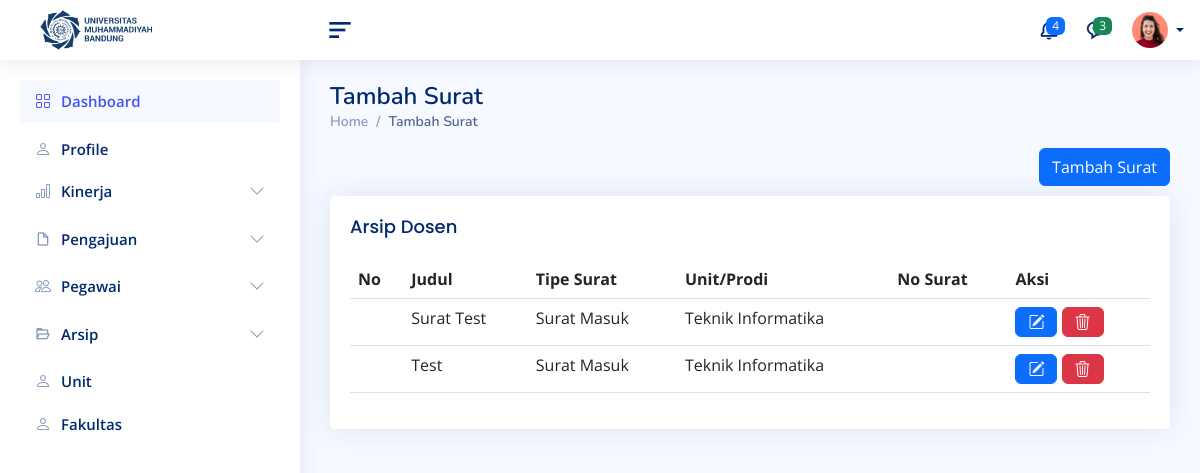
Before: /index.php/admin/fungsi/lihatArsipDosen with the older database file.
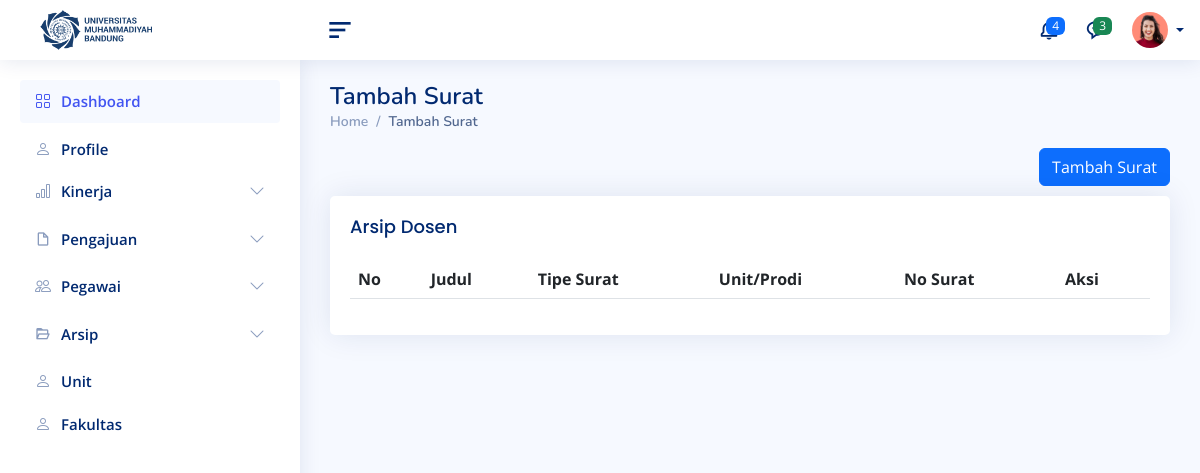
After: the same page with the newer database file.
### tables this page shows
CREATE TABLE `arsip_dosen` (
  `id_surat` bigint(20) NOT NULL,
  `judul` text NOT NULL,
  `id_prodi` varchar(15) NOT NULL,
  `tipe_surat` varchar(50) NOT NULL,
  `file_surat` varchar(100) NOT NULL
);

CREATE TABLE `prodi` (
  `id_prodi` varchar(30) NOT NULL,
  `nama_prodi` varchar(32) NOT NULL,
  `id_fakultas` varchar(30) NOT NULL
);

### application/controllers/admin/Fungsi.php (called while the page is built, shortened)
<?php
class Fungsi extends CI_Controller
{
    function __construct()
    {
        $this->load->model('Model_dosen');
        $this->load->model('Model_master');
        $this->load->model('Model_tendik');
        $this->load->model('Model_pimpinan');
        $this->load->model('Model_admin');
    }
    public function lihatArsipDosen()
    {
        $data['akun'] = $this->Model_admin->aksesDB($this->session->userdata('session_id'));
        $data['lista'] = $this->Model_admin->getArsipDosen();
        $data['listp'] = $this->Model_admin->getProdi();
        $this->load->view('_partials/head', $data);
        $this->load->view('admin/header', $data);
        $this->load->view('admin/sidebar', $data);
        $this->load->view('_partials/footer');
        $this->load->view('_partials/script');
        $this->load->view('admin/arsip_dosen', $data);
    }
}

### index.php (called while the page is built, shortened)
<?php
require_once BASEPATH.'core/CodeIgniter.php';

### application/models/model_admin.php (called while the page is built, shortened)
<?php
class Model_admin extends CI_Model
{
    public function aksesDB($account_uid)
    {
        $this->db->select('*');
        $this->db->from('account');
        $this->db->join('tendik', 'tendik.no_pegawai = account.no_pegawai');
        $this->db->join('pegawai', 'pegawai.id_pegawai = tendik.id_pegawai');
        $this->db->where('account.no_pegawai = ' . $account_uid);
        $query = $this->db->get();
        return $query->row_array();
    }
    public function getArsipDosen()
    {
        $this->db->select('*');
        $this->db->from('arsip_dosen');
        $this->db->join('prodi','prodi.id_prodi = arsip_dosen.id_prodi');
        $query = $this->db->get();
        return $query->result_array();
    }
}

### application/views/admin/arsip_dosen.php (the view, shortened to what this page needs)
<main id="main" class="main" style="margin-top: 0px;">
    <div class="pagetitle">
        <h1>Tambah Surat</h1>
        <nav>
            <ol class="breadcrumb">
                <li class="breadcrumb-item"><a href="index.html">Home</a></li>
                <li class="breadcrumb-item active">Tambah Surat</li>
            </ol>
        </nav>
        <div class="d-grid gap-2 d-md-flex justify-content-md-end">
            <button type="button" class="btn btn-primary" data-bs-toggle="modal" data-bs-target="#TambahDosen" data-bs-whatever="">Tambah Surat</button>
        </div>
    </div>
    <section class="section">
        <div class="row">
            <div class="col-lg-12">
                <div class="card">
                    <div class="card-body">
                        <h5 class="card-title">Arsip Dosen</h5>
                        <table class="table table-hover">
                            <thead>
                                <tr>
                                    <th scope="col">No</th>
                                    <th scope="col">Judul</th>
                                    <th scope="col">Tipe Surat</th>
                                    <th scope="col">Unit/Prodi</th>
                                    <th scope="col">No Surat</th>
                                    <th scope="col">Aksi</th>
                                </tr>
                            </thead>
                            <tbody>
                                <?php foreach ($lista as $list) : ?>
                                    <tr>
                                        <td>
                                        </td>
                                        <td>
                                            <div><?= $list['judul'] ?></div>
                                        </td>
                                        <td>
                                            <div><?= $list['tipe_surat'] ?></div>
                                        </td>
                                        <td>
                                            <div><?= $list['nama_prodi'] ?></div>
                                        </td>
                                        <td>
                                        </td>
                                        <td>
                                            <button type="button" class="btn btn-primary bi bi-pencil-square" data-bs-toggle="modal" data-bs-target="#EditDosen" data-bs-whatever=""></button>
                                            <button type="button" class="btn btn-danger bi bi-trash3" data-bs-toggle="modal" data-bs-target="#hapus"></button>
                                        </td>
                                    </tr>
                                <?php endforeach ?>
                            </tbody>
                        </table>
                    </div>
                </div>
    </section>
</main>

Changed rows visible on the page:
removed arsip_dosen: judul "Surat Test", tipe_surat "Surat Masuk", id_prodi.nama_prodi "Teknik Informatika"
removed arsip_dosen: judul "Test", tipe_surat "Surat Masuk", id_prodi.nama_prodi "Teknik Informatika"
